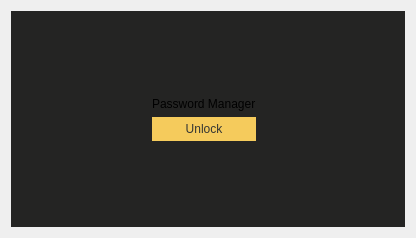
<?xml version="1.0" encoding="UTF-8"?>
<ui version="4.0">
 <class>Form</class>
 <widget class="QWidget" name="Form">
  <property name="geometry">
   <rect>
    <x>0</x>
    <y>0</y>
    <width>416</width>
    <height>238</height>
   </rect>
  </property>
  <property name="windowTitle">
   <string>Form</string>
  </property>
  <layout class="QVBoxLayout" name="verticalLayout">
   <item>
    <widget class="QWidget" name="password_manager_container_2" native="true">
     <property name="sizePolicy">
      <sizepolicy hsizetype="Preferred" vsizetype="MinimumExpanding">
       <horstretch>0</horstretch>
       <verstretch>0</verstretch>
      </sizepolicy>
     </property>
     <property name="maximumSize">
      <size>
       <width>16777215</width>
       <height>245</height>
      </size>
     </property>
     <property name="styleSheet">
      <string notr="true">background-color: rgb(36, 36, 35);</string>
     </property>
     <layout class="QVBoxLayout" name="verticalLayout_20">
      <property name="leftMargin">
       <number>1</number>
      </property>
      <item alignment="Qt::AlignHCenter">
       <widget class="QWidget" name="unlock_manager_container_3" native="true">
        <property name="sizePolicy">
         <sizepolicy hsizetype="Fixed" vsizetype="Fixed">
          <horstretch>0</horstretch>
          <verstretch>0</verstretch>
         </sizepolicy>
        </property>
        <layout class="QVBoxLayout" name="verticalLayout_21">
         <item>
          <widget class="QLabel" name="manager_name_3">
           <property name="text">
            <string>Password Manager</string>
           </property>
          </widget>
         </item>
         <item>
          <widget class="QPushButton" name="unlock_button_3">
           <property name="styleSheet">
            <string notr="true">border: none;
padding-top: 5;
padding-right: 10;
padding-bottom:  5;
padding-left: 10;
background-color: rgb(245, 203, 92);
color: rgb(51, 53, 51);</string>
           </property>
           <property name="text">
            <string>Unlock</string>
           </property>
          </widget>
         </item>
        </layout>
       </widget>
      </item>
     </layout>
    </widget>
   </item>
  </layout>
 </widget>
 <resources>
  <include location="../../image.qrc"/>
 </resources>
 <connections/>
</ui>
